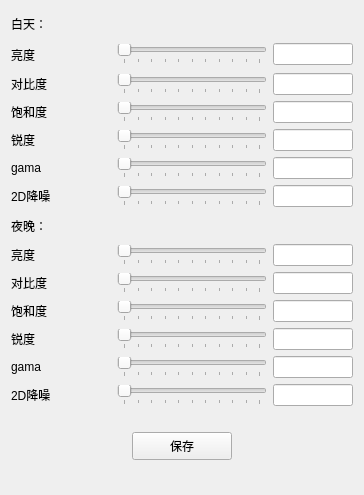
       <widget class="QWidget" name="page">
        <layout class="QVBoxLayout" name="verticalLayout_2">
         <item>
          <layout class="QGridLayout" name="gridLayout">
           <item row="5" column="1">
            <widget class="QSlider" name="slider_gama_day">
             <property name="maximum">
              <number>100</number>
             </property>
             <property name="orientation">
              <enum>Qt::Horizontal</enum>
             </property>
             <property name="tickPosition">
              <enum>QSlider::TicksBelow</enum>
             </property>
            </widget>
           </item>
           <item row="4" column="1">
            <widget class="QSlider" name="slider_rd_day">
             <property name="maximum">
              <number>100</number>
             </property>
             <property name="orientation">
              <enum>Qt::Horizontal</enum>
             </property>
             <property name="tickPosition">
              <enum>QSlider::TicksBelow</enum>
             </property>
            </widget>
           </item>
           <item row="0" column="0">
            <widget class="QLabel" name="label">
             <property name="minimumSize">
              <size>
               <width>100</width>
               <height>25</height>
              </size>
             </property>
             <property name="text">
              <string>白天：</string>
             </property>
            </widget>
           </item>
           <item row="6" column="1">
            <widget class="QSlider" name="slider_2d_day">
             <property name="maximum">
              <number>100</number>
             </property>
             <property name="orientation">
              <enum>Qt::Horizontal</enum>
             </property>
             <property name="tickPosition">
              <enum>QSlider::TicksBelow</enum>
             </property>
            </widget>
           </item>
           <item row="1" column="1">
            <widget class="QSlider" name="slider_light_day">
             <property name="minimumSize">
              <size>
               <width>150</width>
               <height>0</height>
              </size>
             </property>
             <property name="maximum">
              <number>100</number>
             </property>
             <property name="orientation">
              <enum>Qt::Horizontal</enum>
             </property>
             <property name="tickPosition">
              <enum>QSlider::TicksBelow</enum>
             </property>
            </widget>
           </item>
           <item row="3" column="1">
            <widget class="QSlider" name="slider_bhd_day">
             <property name="maximum">
              <number>100</number>
             </property>
             <property name="orientation">
              <enum>Qt::Horizontal</enum>
             </property>
             <property name="tickPosition">
              <enum>QSlider::TicksBelow</enum>
             </property>
            </widget>
           </item>
           <item row="4" column="0">
            <widget class="QLabel" name="label_6">
             <property name="text">
              <string>锐度</string>
             </property>
            </widget>
           </item>
           <item row="2" column="1">
            <widget class="QSlider" name="slider_dbd_day">
             <property name="maximum">
              <number>100</number>
             </property>
             <property name="orientation">
              <enum>Qt::Horizontal</enum>
             </property>
             <property name="tickPosition">
              <enum>QSlider::TicksBelow</enum>
             </property>
            </widget>
           </item>
           <item row="5" column="0">
            <widget class="QLabel" name="label_7">
             <property name="text">
              <string>gama</string>
             </property>
            </widget>
           </item>
           <item row="1" column="0">
            <widget class="QLabel" name="label_3">
             <property name="minimumSize">
              <size>
               <width>0</width>
               <height>25</height>
              </size>
             </property>
             <property name="text">
              <string>亮度</string>
             </property>
            </widget>
           </item>
           <item row="3" column="0">
            <widget class="QLabel" name="label_5">
             <property name="text">
              <string>饱和度</string>
             </property>
            </widget>
           </item>
           <item row="2" column="0">
            <widget class="QLabel" name="label_4">
             <property name="text">
              <string>对比度</string>
             </property>
            </widget>
           </item>
           <item row="6" column="0">
            <widget class="QLabel" name="label_2">
             <property name="text">
              <string>2D降噪</string>
             </property>
            </widget>
           </item>
           <item row="1" column="2">
            <widget class="QLineEdit" name="ledt_light_day">
             <property name="minimumSize">
              <size>
               <width>80</width>
               <height>22</height>
              </size>
             </property>
             <property name="maximumSize">
              <size>
               <width>80</width>
               <height>16777215</height>
              </size>
             </property>
            </widget>
           </item>
           <item row="2" column="2">
            <widget class="QLineEdit" name="ledt_dbd_day">
             <property name="minimumSize">
              <size>
               <width>80</width>
               <height>22</height>
              </size>
             </property>
             <property name="maximumSize">
              <size>
               <width>80</width>
               <height>16777215</height>
              </size>
             </property>
            </widget>
           </item>
           <item row="3" column="2">
            <widget class="QLineEdit" name="ledt_bhd_day">
             <property name="minimumSize">
              <size>
               <width>80</width>
               <height>22</height>
              </size>
             </property>
             <property name="maximumSize">
              <size>
               <width>80</width>
               <height>16777215</height>
              </size>
             </property>
            </widget>
           </item>
           <item row="4" column="2">
            <widget class="QLineEdit" name="ledt_rd_day">
             <property name="minimumSize">
              <size>
               <width>80</width>
               <height>22</height>
              </size>
             </property>
             <property name="maximumSize">
              <size>
               <width>80</width>
               <height>16777215</height>
              </size>
             </property>
            </widget>
           </item>
           <item row="5" column="2">
            <widget class="QLineEdit" name="ledt_gama_day">
             <property name="minimumSize">
              <size>
               <width>80</width>
               <height>22</height>
              </size>
             </property>
             <property name="maximumSize">
              <size>
               <width>80</width>
               <height>16777215</height>
              </size>
             </property>
            </widget>
           </item>
           <item row="6" column="2">
            <widget class="QLineEdit" name="ledt_2d_day">
             <property name="minimumSize">
              <size>
               <width>80</width>
               <height>22</height>
              </size>
             </property>
             <property name="maximumSize">
              <size>
               <width>80</width>
               <height>16777215</height>
              </size>
             </property>
            </widget>
           </item>
          </layout>
         </item>
         <item>
          <layout class="QGridLayout" name="gridLayout_2">
           <item row="5" column="1">
            <widget class="QSlider" name="slider_gama_night">
             <property name="maximum">
              <number>100</number>
             </property>
             <property name="orientation">
              <enum>Qt::Horizontal</enum>
             </property>
             <property name="tickPosition">
              <enum>QSlider::TicksBelow</enum>
             </property>
            </widget>
           </item>
           <item row="4" column="1">
            <widget class="QSlider" name="slider_rd_night">
             <property name="maximum">
              <number>100</number>
             </property>
             <property name="orientation">
              <enum>Qt::Horizontal</enum>
             </property>
             <property name="tickPosition">
              <enum>QSlider::TicksBelow</enum>
             </property>
            </widget>
           </item>
           <item row="0" column="0">
            <widget class="QLabel" name="label_8">
             <property name="minimumSize">
              <size>
               <width>100</width>
               <height>25</height>
              </size>
             </property>
             <property name="text">
              <string>夜晚：</string>
             </property>
            </widget>
           </item>
           <item row="6" column="1">
            <widget class="QSlider" name="slider_2d_night">
             <property name="maximum">
              <number>100</number>
             </property>
             <property name="orientation">
              <enum>Qt::Horizontal</enum>
             </property>
             <property name="tickPosition">
              <enum>QSlider::TicksBelow</enum>
             </property>
            </widget>
           </item>
           <item row="1" column="1">
            <widget class="QSlider" name="slider_light_night">
             <property name="minimumSize">
              <size>
               <width>150</width>
               <height>0</height>
              </size>
             </property>
             <property name="maximum">
              <number>100</number>
             </property>
             <property name="orientation">
              <enum>Qt::Horizontal</enum>
             </property>
             <property name="tickPosition">
              <enum>QSlider::TicksBelow</enum>
             </property>
            </widget>
           </item>
           <item row="3" column="1">
            <widget class="QSlider" name="slider_bhd_night">
             <property name="maximum">
              <number>100</number>
             </property>
             <property name="orientation">
              <enum>Qt::Horizontal</enum>
             </property>
             <property name="tickPosition">
              <enum>QSlider::TicksBelow</enum>
             </property>
            </widget>
           </item>
           <item row="4" column="0">
            <widget class="QLabel" name="label_9">
             <property name="text">
              <string>锐度</string>
             </property>
            </widget>
           </item>
           <item row="2" column="1">
            <widget class="QSlider" name="slider_dbd_night">
             <property name="maximum">
              <number>100</number>
             </property>
             <property name="orientation">
              <enum>Qt::Horizontal</enum>
             </property>
             <property name="tickPosition">
              <enum>QSlider::TicksBelow</enum>
             </property>
            </widget>
           </item>
           <item row="5" column="0">
            <widget class="QLabel" name="label_10">
             <property name="text">
              <string>gama</string>
             </property>
            </widget>
           </item>
           <item row="1" column="0">
            <widget class="QLabel" name="label_11">
             <property name="text">
              <string>亮度</string>
             </property>
            </widget>
           </item>
           <item row="3" column="0">
            <widget class="QLabel" name="label_12">
             <property name="text">
              <string>饱和度</string>
             </property>
            </widget>
           </item>
           <item row="2" column="0">
            <widget class="QLabel" name="label_13">
             <property name="text">
              <string>对比度</string>
             </property>
            </widget>
           </item>
           <item row="6" column="0">
            <widget class="QLabel" name="label_14">
             <property name="text">
              <string>2D降噪</string>
             </property>
            </widget>
           </item>
           <item row="1" column="2">
            <widget class="QLineEdit" name="ledt_light_night">
             <property name="minimumSize">
              <size>
               <width>80</width>
               <height>22</height>
              </size>
             </property>
             <property name="maximumSize">
              <size>
               <width>80</width>
               <height>16777215</height>
              </size>
             </property>
            </widget>
           </item>
           <item row="2" column="2">
            <widget class="QLineEdit" name="ledt_dbd_night">
             <property name="minimumSize">
              <size>
               <width>80</width>
               <height>22</height>
              </size>
             </property>
             <property name="maximumSize">
              <size>
               <width>80</width>
               <height>16777215</height>
              </size>
             </property>
            </widget>
           </item>
           <item row="3" column="2">
            <widget class="QLineEdit" name="ledt_bhd_night">
             <property name="minimumSize">
              <size>
               <width>80</width>
               <height>22</height>
              </size>
             </property>
             <property name="maximumSize">
              <size>
               <width>80</width>
               <height>16777215</height>
              </size>
             </property>
            </widget>
           </item>
           <item row="4" column="2">
            <widget class="QLineEdit" name="ledt_rd_night">
             <property name="minimumSize">
              <size>
               <width>80</width>
               <height>22</height>
              </size>
             </property>
             <property name="maximumSize">
              <size>
               <width>80</width>
               <height>16777215</height>
              </size>
             </property>
            </widget>
           </item>
           <item row="5" column="2">
            <widget class="QLineEdit" name="ledt_gama_night">
             <property name="minimumSize">
              <size>
               <width>80</width>
               <height>22</height>
              </size>
             </property>
             <property name="maximumSize">
              <size>
               <width>80</width>
               <height>16777215</height>
              </size>
             </property>
            </widget>
           </item>
           <item row="6" column="2">
            <widget class="QLineEdit" name="ledt_2d_night">
             <property name="minimumSize">
              <size>
               <width>80</width>
               <height>22</height>
              </size>
             </property>
             <property name="maximumSize">
              <size>
               <width>80</width>
               <height>16777215</height>
              </size>
             </property>
            </widget>
           </item>
          </layout>
         </item>
         <item>
          <layout class="QHBoxLayout" name="horizontalLayout_8">
           <property name="topMargin">
            <number>20</number>
           </property>
           <item>
            <spacer name="horizontalSpacer_10">
             <property name="orientation">
              <enum>Qt::Horizontal</enum>
             </property>
             <property name="sizeHint" stdset="0">
              <size>
               <width>40</width>
               <height>20</height>
              </size>
             </property>
            </spacer>
           </item>
           <item>
            <widget class="QPushButton" name="btn_save_tab1">
             <property name="minimumSize">
              <size>
               <width>100</width>
               <height>28</height>
              </size>
             </property>
             <property name="text">
              <string>保存</string>
             </property>
            </widget>
           </item>
           <item>
            <spacer name="horizontalSpacer_11">
             <property name="orientation">
              <enum>Qt::Horizontal</enum>
             </property>
             <property name="sizeHint" stdset="0">
              <size>
               <width>40</width>
               <height>20</height>
              </size>
             </property>
            </spacer>
           </item>
          </layout>
         </item>
         <item>
          <spacer name="verticalSpacer_2">
           <property name="orientation">
            <enum>Qt::Vertical</enum>
           </property>
           <property name="sizeHint" stdset="0">
            <size>
             <width>20</width>
             <height>24</height>
            </size>
           </property>
          </spacer>
         </item>
        </layout>
       </widget>
